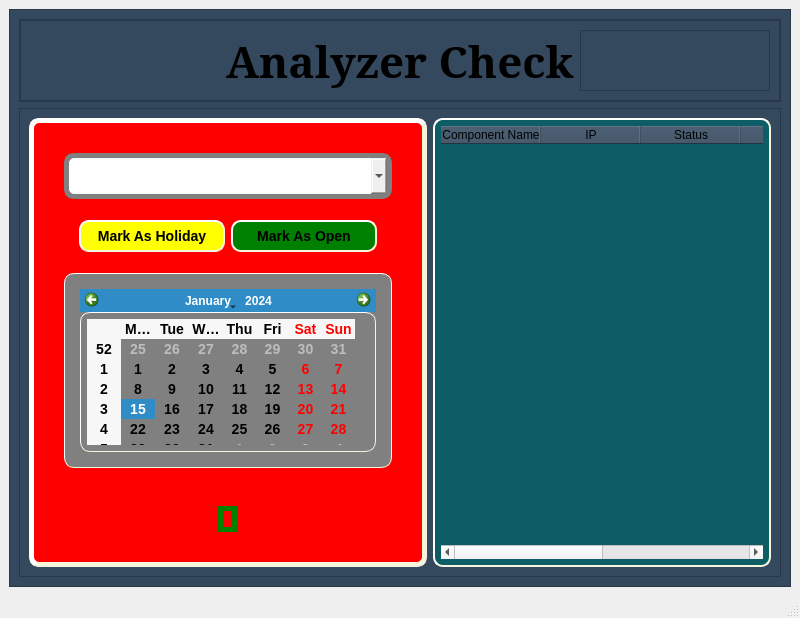
<?xml version="1.0" encoding="UTF-8"?>
<ui version="4.0">
 <class>MainWindow</class>
 <widget class="QMainWindow" name="MainWindow">
  <property name="geometry">
   <rect>
    <x>0</x>
    <y>0</y>
    <width>800</width>
    <height>618</height>
   </rect>
  </property>
  <property name="windowTitle">
   <string>MainWindow</string>
  </property>
  <property name="styleSheet">
   <string notr="true">QFrame{
	background-color: 	#34495E;
}
</string>
  </property>
  <widget class="QWidget" name="centralwidget">
   <layout class="QGridLayout" name="gridLayout_2">
    <item row="0" column="0">
     <widget class="QFrame" name="frame">
      <property name="frameShape">
       <enum>QFrame::StyledPanel</enum>
      </property>
      <property name="frameShadow">
       <enum>QFrame::Raised</enum>
      </property>
      <layout class="QVBoxLayout" name="verticalLayout">
       <item>
        <widget class="QFrame" name="frame_2">
         <property name="frameShape">
          <enum>QFrame::StyledPanel</enum>
         </property>
         <property name="frameShadow">
          <enum>QFrame::Raised</enum>
         </property>
         <layout class="QHBoxLayout" name="horizontalLayout">
          <property name="spacing">
           <number>0</number>
          </property>
          <property name="leftMargin">
           <number>0</number>
          </property>
          <property name="topMargin">
           <number>0</number>
          </property>
          <property name="rightMargin">
           <number>0</number>
          </property>
          <property name="bottomMargin">
           <number>0</number>
          </property>
          <item alignment="Qt::AlignTop">
           <widget class="QFrame" name="frame_6">
            <property name="styleSheet">
             <string notr="true"/>
            </property>
            <property name="frameShape">
             <enum>QFrame::StyledPanel</enum>
            </property>
            <property name="frameShadow">
             <enum>QFrame::Raised</enum>
            </property>
            <layout class="QHBoxLayout" name="horizontalLayout_2">
             <item alignment="Qt::AlignLeft">
              <widget class="QLabel" name="label_2">
               <property name="text">
                <string/>
               </property>
               <property name="pixmap">
                <pixmap>../../resources/home.png</pixmap>
               </property>
              </widget>
             </item>
             <item alignment="Qt::AlignHCenter">
              <widget class="QLabel" name="label">
               <property name="font">
                <font>
                 <family>Constantia</family>
                 <pointsize>33</pointsize>
                 <bold>true</bold>
                </font>
               </property>
               <property name="autoFillBackground">
                <bool>false</bool>
               </property>
               <property name="text">
                <string>Analyzer Check</string>
               </property>
              </widget>
             </item>
             <item>
              <widget class="QFrame" name="frame_7">
               <property name="frameShape">
                <enum>QFrame::StyledPanel</enum>
               </property>
               <property name="frameShadow">
                <enum>QFrame::Raised</enum>
               </property>
              </widget>
             </item>
            </layout>
           </widget>
          </item>
         </layout>
        </widget>
       </item>
       <item>
        <widget class="QFrame" name="frame_4">
         <property name="frameShape">
          <enum>QFrame::StyledPanel</enum>
         </property>
         <property name="frameShadow">
          <enum>QFrame::Raised</enum>
         </property>
         <layout class="QGridLayout" name="gridLayout">
          <item row="0" column="1">
           <widget class="QTableWidget" name="tableWidget">
            <property name="font">
             <font>
              <pointsize>-1</pointsize>
              <italic>false</italic>
              <bold>true</bold>
             </font>
            </property>
            <property name="styleSheet">
             <string notr="true">QTableWidget{
	background-color: #0D5D67;
    border-style: outset;
    border-width: 2px;
    border-radius: 10px;
    border-color: beige;
    font: bold 14px;
    min-width: 10em;
    padding: 6px;
}</string>
            </property>
            <column>
             <property name="text">
              <string>Component Name</string>
             </property>
            </column>
            <column>
             <property name="text">
              <string>IP</string>
             </property>
            </column>
            <column>
             <property name="text">
              <string>Status</string>
             </property>
            </column>
            <column>
             <property name="text">
              <string>Start Time</string>
             </property>
            </column>
            <column>
             <property name="text">
              <string>End Time</string>
             </property>
            </column>
            <column>
             <property name="text">
              <string>Running Dates</string>
             </property>
            </column>
           </widget>
          </item>
          <item row="0" column="0" alignment="Qt::AlignLeft">
           <widget class="QFrame" name="frame_3">
            <property name="styleSheet">
             <string notr="true">QFrame{
	background-color: red;
    border-style: outset;
    border-width: 5px;
    border-radius: 10px;
    border-color: beige;
    font: bold 14px;
    min-width: 10em;
    padding: 6px;
}</string>
            </property>
            <property name="frameShape">
             <enum>QFrame::StyledPanel</enum>
            </property>
            <property name="frameShadow">
             <enum>QFrame::Raised</enum>
            </property>
            <layout class="QVBoxLayout" name="verticalLayout_2">
             <item>
              <widget class="QFrame" name="frame_8">
               <property name="styleSheet">
                <string notr="true">QFrame{
	background-color: red;
    border-style: outset;
    border-width: 0px;
    border-radius: 10px;
    border-color: red;
    font: bold 14px;
    min-width: 10em;
    padding: 6px;
}</string>
               </property>
               <property name="frameShape">
                <enum>QFrame::StyledPanel</enum>
               </property>
               <property name="frameShadow">
                <enum>QFrame::Raised</enum>
               </property>
               <layout class="QVBoxLayout" name="verticalLayout_3">
                <item>
                 <widget class="QComboBox" name="comboBox">
                  <property name="styleSheet">
                   <string notr="true">QComboBox {
    border: 5px solid gray;
    border-radius: 10px;
    padding: 10px 30px 10px 10px;
    min-width: 15em;
}</string>
                  </property>
                 </widget>
                </item>
                <item alignment="Qt::AlignTop">
                 <widget class="QFrame" name="frame_5">
                  <property name="styleSheet">
                   <string notr="true">QFrame{
	background-color: red;
    border-style: outset;
    border-width: 0px;
    border-radius: 10px;
    border-color: red;
    font: bold 14px;
    min-width: 10em;
    padding: 6px;
}</string>
                  </property>
                  <property name="frameShape">
                   <enum>QFrame::StyledPanel</enum>
                  </property>
                  <property name="frameShadow">
                   <enum>QFrame::Raised</enum>
                  </property>
                  <layout class="QHBoxLayout" name="horizontalLayout_3">
                   <item>
                    <widget class="QPushButton" name="pushButtonHoliday">
                     <property name="styleSheet">
                      <string notr="true">
QPushButton{
    background-color: yellow;
    border-style: outset;
    border-width: 2px;
    border-radius: 10px;
    border-color: beige;
    font: bold 14px;
    min-width: 1em;
    padding: 6px;
}</string>
                     </property>
                     <property name="text">
                      <string>Mark As Holiday</string>
                     </property>
                    </widget>
                   </item>
                   <item>
                    <widget class="QPushButton" name="pushButtonOpen">
                     <property name="styleSheet">
                      <string notr="true">QPushButton{
    background-color: green;
    border-style: outset;
    border-width: 2px;
    border-radius: 10px;
    border-color: beige;
    font: bold 14px;
    min-width: 1em;
    padding: 6px;
}</string>
                     </property>
                     <property name="text">
                      <string>Mark As Open</string>
                     </property>
                     <property name="icon">
                      <iconset>
                       <normaloff>../../resources/Open.png</normaloff>../../resources/Open.png</iconset>
                     </property>
                    </widget>
                   </item>
                  </layout>
                 </widget>
                </item>
                <item alignment="Qt::AlignTop">
                 <widget class="QFrame" name="frame_11">
                  <property name="styleSheet">
                   <string notr="true">QFrame{
	background-color: gray;
    border-style: outset;
    border-width: 1px;
    border-radius: 10px;
    border-color: beige;
    font: bold 14px;
    min-width: 8em;
    padding: 6px;
}</string>
                  </property>
                  <property name="frameShape">
                   <enum>QFrame::StyledPanel</enum>
                  </property>
                  <property name="frameShadow">
                   <enum>QFrame::Raised</enum>
                  </property>
                  <layout class="QGridLayout" name="gridLayout_5">
                   <item row="0" column="0" alignment="Qt::AlignHCenter|Qt::AlignVCenter">
                    <widget class="QCalendarWidget" name="calendarWidget">
                     <property name="minimumSize">
                      <size>
                       <width>296</width>
                       <height>0</height>
                      </size>
                     </property>
                     <property name="styleSheet">
                      <string notr="true">QCalendarWidget{
	background-color: yellow;
	selection-background-color: yellow;
}</string>
                     </property>
                    </widget>
                   </item>
                  </layout>
                 </widget>
                </item>
                <item alignment="Qt::AlignHCenter|Qt::AlignBottom">
                 <widget class="QLabel" name="label_3">
                  <property name="styleSheet">
                   <string notr="true">QLabel{
    border: 5px solid green;
    border-radius: 10px;
    padding: 0px;
}</string>
                  </property>
                  <property name="text">
                   <string/>
                  </property>
                  <property name="pixmap">
                   <pixmap>../../resources/gtn logo.jpeg</pixmap>
                  </property>
                  <property name="scaledContents">
                   <bool>true</bool>
                  </property>
                 </widget>
                </item>
               </layout>
              </widget>
             </item>
            </layout>
           </widget>
          </item>
         </layout>
        </widget>
       </item>
      </layout>
     </widget>
    </item>
   </layout>
  </widget>
  <widget class="QMenuBar" name="menubar">
   <property name="geometry">
    <rect>
     <x>0</x>
     <y>0</y>
     <width>800</width>
     <height>22</height>
    </rect>
   </property>
  </widget>
  <widget class="QStatusBar" name="statusbar"/>
 </widget>
 <resources>
  <include location="../../resource.qrc"/>
 </resources>
 <connections/>
</ui>
